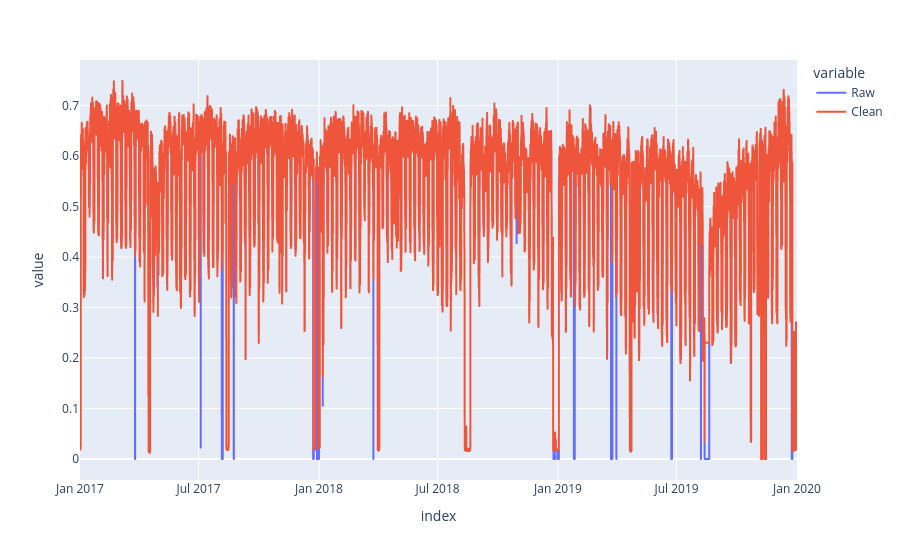

The cell this chart's notebook holds for it:
### Code cell
pd.concat((meas.Potenza.rename('Raw'),
           clean.Potenza.rename('Clean')),axis=1).plot()

### Figure 1 — Plotly figure (JSON) as saved in the notebook; plotly's stock layout.template omitted (floating-point values rounded to 4 significant figures; data arrays with more than 128 entries replaced by an {"elided": "..."} marker saying what was removed)
{"data": [{"hovertemplate": "variable=Raw<br>index=%{x}<br>value=%{y}<extra></extra>", "legendgroup": "Raw", "line": {"color": "#636efa", "dash": "solid"}, "marker": {"symbol": "circle"}, "mode": "lines", "name": "Raw", "showlegend": true, "type": "scattergl", "x": {"elided": "26280 str values"}, "xaxis": "x", "y": {"elided": "26280 float values"}, "yaxis": "y"}, {"hovertemplate": "variable=Clean<br>index=%{x}<br>value=%{y}<extra></extra>", "legendgroup": "Clean", "line": {"color": "#EF553B", "dash": "solid"}, "marker": {"symbol": "circle"}, "mode": "lines", "name": "Clean", "showlegend": true, "type": "scattergl", "x": {"elided": "26280 str values"}, "xaxis": "x", "y": {"elided": "26280 float values"}, "yaxis": "y"}], "layout": {"legend": {"title": {"text": "variable"}, "tracegroupgap": 0}, "margin": {"t": 60}, "xaxis": {"anchor": "y", "domain": [0, 1], "title": {"text": "index"}}, "yaxis": {"anchor": "x", "domain": [0, 1], "title": {"text": "value"}}}}
